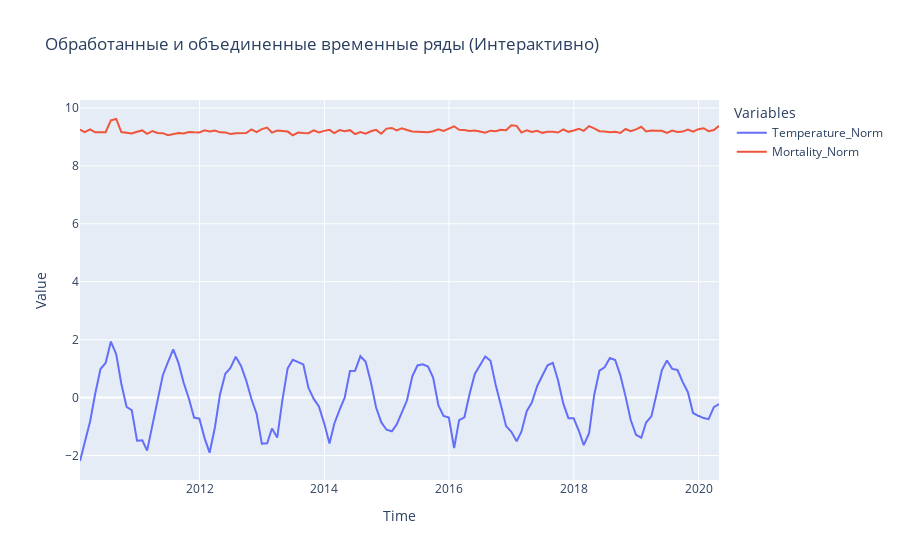

The cell this chart's notebook holds for it:
### Markdown cell above
## 5. Визуализация Обработанных Рядов

Строим графики объединенных и нормализованных временных рядов.

### Code cell
if config.INTERACTIVE_PLOTS:
    try:
        time_series.plot_time_series_interactive(df_merged, title="Обработанные и объединенные временные ряды (Интерактивно)")
    except Exception as e:
        print(f"Ошибка при построении интерактивного графика: {e}. Попробуем статический график.")
        time_series.plot_time_series(df_merged, title="Обработанные и объединенные временные ряды")
else:
    time_series.plot_time_series(df_merged, title="Обработанные и объединенные временные ряды")
